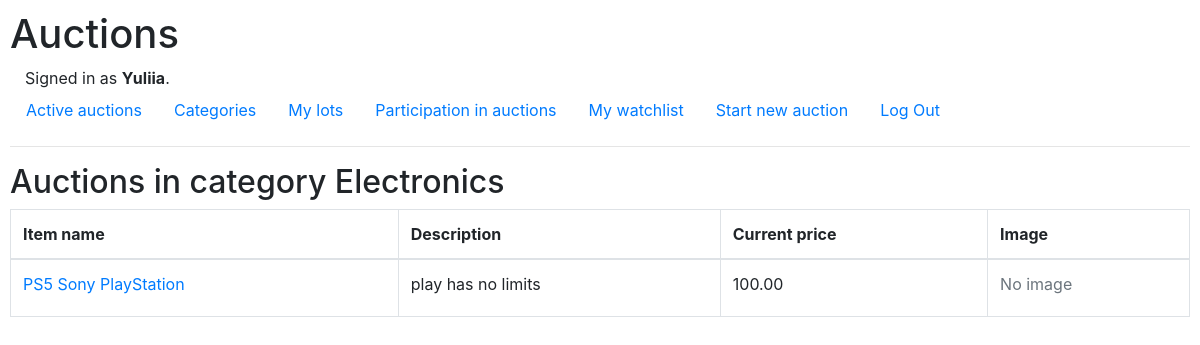
/category_auctions/1 (signed in), run on the app's committed database.
### auctions/models.py (models this page shows, shortened)
class User(AbstractUser):
    pass

class Auction(models.Model):
    author = models.ForeignKey(User, on_delete=models.CASCADE, related_name="authorUser")
    item_name = models.CharField(max_length=128, blank=False)
    item_description = models.TextField(max_length=2048, blank=False)
    start_bid = models.DecimalField(max_digits=7, decimal_places=2, blank=False)
    picture_url = models.URLField(blank=True)
    category = models.ForeignKey(Category, on_delete=models.CASCADE, null=True, blank=True)
    active = models.BooleanField(default=True)
    watched_by_users = models.ManyToManyField(User, blank=True, related_name="watched_list")

### auctions/views.py (the view)
# urls.py: path("category_auctions/<int:category_id>", views.category_auctions, name="category_auctions"),
def category_auctions(request, category_id):
    category = Category.objects.get(pk = category_id)
    a = Auction.objects.filter(category=category)
    auctions = auctions_list_with_max_bids(a)
    return render(request, "auctions/index.html", {
        "auctions": auctions,
        "page_header": f"Auctions in category {category.name}"
    })

### auctions/views.py (called while the page is built)
def get_max_bid(auction):
    bids = Bid.objects.filter(auction=auction)
    bids.order_by('amount')
    lastbid = bids.last()
    return lastbid

def auctions_list_with_max_bids(auctions):
    auctionslist = []
    for auction in auctions:
        maxbid = get_max_bid(auction=auction)
        if maxbid == None:
            maxbid = auction.start_bid
        else:
            maxbid = maxbid.amount
        auc_set = {
            "auction": auction,
            "maxbid": maxbid
        }
        auctionslist.append(auc_set)
    return auctionslist

### auctions/templates/auctions/index.html (shortened to what this page needs)
{% extends "auctions/layout.html" %}
{% block body %}
    <h2>{{ page_header }}</h2>
    {% if auctions %}
    <table class="table table-bordered">
        <thead>
          <tr>
            <th>Item name</th>
            <th>Description</th>
            <th>Current price</th>
            <th>Image</th>
          </tr>
        </thead>
        <tbody>
            {% for auction in auctions %}
            <tr>
                <td>
                <a href="{% url 'auction' auction.auction.id %}">
                    {% if auction.auction.active == False %}
                    {{ auction.auction.item_name }} (Closed)
                    {% else %}
                    {{ auction.auction.item_name }}
                    {% endif %}
                </a>
                </td>
                <td>
                    {{auction.auction.item_description}}
                </td>
                <td>{{ auction.maxbid }}</td>
                <td>
                    {% if auction.auction.picture_url != ''%}
                    <img src="{{ auction.auction.picture_url }}" alt="{{ auction.auction.item_name }}" class="mx-auto d-block" width="220" height="170">
                    {% else %}
                    <label class="text-muted">No image</label>
                    {% endif %}
                </td>
            </tr>
            {% endfor %}
        </tbody>
      </table>
    {% else %}
        <h4 class="text-muted">List is empty</h4>
    {% endif %}
{% endblock %}

### auctions/templates/auctions/layout.html (shortened to what this page needs)
{% load static %}
<!DOCTYPE html>
<html lang="en">
    <head>
        <link rel="stylesheet" href="https://stackpath.bootstrapcdn.com/bootstrap/4.4.1/css/bootstrap.min.css">
        <link href="{% static 'auctions/styles.css' %}" rel="stylesheet">
    </head>
    <body>
        <h1>Auctions</h1>
        <div style="margin-left: 15px">
            {% if user.is_authenticated %}
                Signed in as <strong>{{ user.username }}</strong>.
            {% else %}
                Not signed in.
            {% endif %}
        </div>
        <ul class="nav">
            <li class="nav-item">
                <a class="nav-link" href="{% url 'index' %}">Active auctions</a>
            </li>
            <li class="nav-item">
                <a class="nav-link" href="{% url 'categories' %}">Categories</a>
            </li>
            {% if user.is_authenticated %}
                <li class="nav-item">
                    <a class="nav-link" href="{% url 'my_lots' %}">My lots</a>
                </li>
                <li class="nav-item">
                    <a class="nav-link" href="{% url 'related_auctions' %}">Participation in auctions</a>
                </li>
                <li class="nav-item">
                    <a class="nav-link" href="{% url 'watchlist' %}">My watchlist</a>
                </li>
                <li class="nav-item">
                    <a class="nav-link" href="{% url 'new' %}">Start new auction</a>
                </li>
                <li class="nav-item">
                    <a class="nav-link" href="{% url 'logout' %}">Log Out</a>
                </li>
            {% endif %}
        </ul>
        <hr>
        {% block body %}
        {% endblock %}
    </body>
</html>

### auctions/static/auctions/styles.css (style rules this page uses)
body { padding: 10px; }

### data on the page
User: username "Yuliia"
Auction: auction.item_name "PS5 Sony PlayStation", auction.item_description "play has no limits", maxbid "100.00", picture_url "No image"

### other printed values
{{ page_header }} "Auctions in category Electronics"
